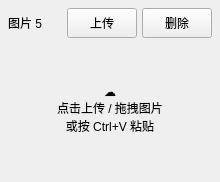
                     <widget class="QFrame" name="imageCard5">
                      <property name="minimumSize">
                       <size>
                        <width>210</width>
                        <height>180</height>
                       </size>
                      </property>
                      <layout class="QVBoxLayout" name="imageCard5Layout">
                       <property name="spacing">
                        <number>6</number>
                       </property>
                       <property name="leftMargin">
                        <number>8</number>
                       </property>
                       <property name="topMargin">
                        <number>8</number>
                       </property>
                       <property name="rightMargin">
                        <number>8</number>
                       </property>
                       <property name="bottomMargin">
                        <number>8</number>
                       </property>
                       <item>
                        <layout class="QHBoxLayout" name="imageCard5HeaderLayout">
                         <property name="spacing">
                          <number>5</number>
                         </property>
                         <property name="leftMargin">
                          <number>0</number>
                         </property>
                         <property name="topMargin">
                          <number>0</number>
                         </property>
                         <property name="rightMargin">
                          <number>0</number>
                         </property>
                         <property name="bottomMargin">
                          <number>0</number>
                         </property>
                         <item>
                          <widget class="QLabel" name="lblImageNumber5">
                           <property name="text">
                            <string>图片 5</string>
                           </property>
                          </widget>
                         </item>
                         <item>
                          <spacer name="imageCard5Spacer">
                           <property name="orientation">
                            <enum>Qt::Orientation::Horizontal</enum>
                           </property>
                           <property name="sizeType">
                            <enum>QSizePolicy::Policy::Expanding</enum>
                           </property>
                           <property name="sizeHint" stdset="0">
                            <size>
                             <width>20</width>
                             <height>20</height>
                            </size>
                           </property>
                          </spacer>
                         </item>
                         <item>
                          <widget class="QPushButton" name="btnUploadImage5">
                           <property name="minimumSize">
                            <size>
                             <width>58</width>
                             <height>30</height>
                            </size>
                           </property>
                           <property name="maximumSize">
                            <size>
                             <width>70</width>
                             <height>30</height>
                            </size>
                           </property>
                           <property name="toolTip">
                            <string>上传第 5 张图片</string>
                           </property>
                           <property name="text">
                            <string>上传</string>
                           </property>
                          </widget>
                         </item>
                         <item>
                          <widget class="QPushButton" name="btnDeleteImage5">
                           <property name="minimumSize">
                            <size>
                             <width>58</width>
                             <height>30</height>
                            </size>
                           </property>
                           <property name="maximumSize">
                            <size>
                             <width>70</width>
                             <height>30</height>
                            </size>
                           </property>
                           <property name="toolTip">
                            <string>删除第 5 张图片</string>
                           </property>
                           <property name="text">
                            <string>删除</string>
                           </property>
                          </widget>
                         </item>
                        </layout>
                       </item>
                       <item>
                        <widget class="QLabel" name="lblImageDropZone5">
                         <property name="minimumSize">
                          <size>
                           <width>0</width>
                           <height>130</height>
                          </size>
                         </property>
                         <property name="text">
                          <string>☁
点击上传 / 拖拽图片
或按 Ctrl+V 粘贴</string>
                         </property>
                         <property name="alignment">
                          <set>Qt::AlignmentFlag::AlignCenter</set>
                         </property>
                         <property name="wordWrap">
                          <bool>true</bool>
                         </property>
                         <property name="dropZone" stdset="0">
                          <bool>true</bool>
                         </property>
                        </widget>
                       </item>
                      </layout>
                     </widget>
